Frame 1 (no input): blank canvas, image omitted
Frame 60 (no input): blank canvas, image omitted
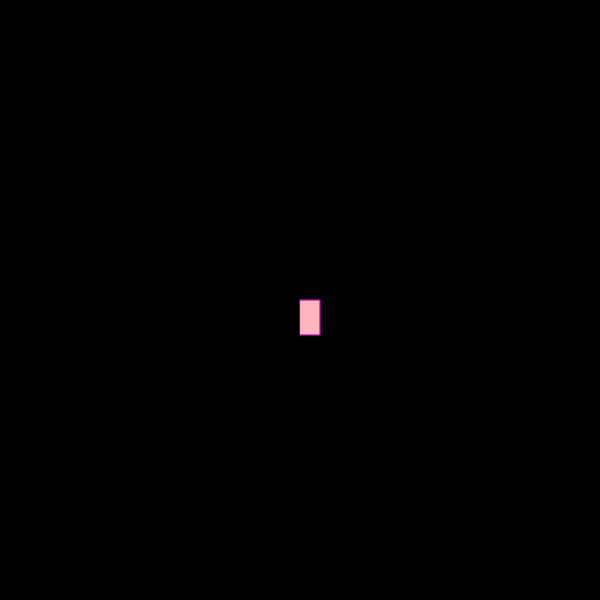
Frame 120 (the mouse pressed at the canvas centre since frame 60)

The p5.js sketch whose frames 1 and 60 were blank and that drew this single picture after the mouse press (run headless with seeded random() and noise() and a simulated clock; from frame 60 on, the mouse is pressed at the canvas centre):

// p5.js sketch
// ── sketch.js
function setup() {
    createCanvas(600, 600);
    background("black");
  }
  
  function draw() {
    
    stroke("purple");
    fill("lightPink");
    
      //console.log(mouseIsPressed);
    
    if (mouseIsPressed) {
    rect(mouseX, mouseY, 20, 35);
    }
  }
